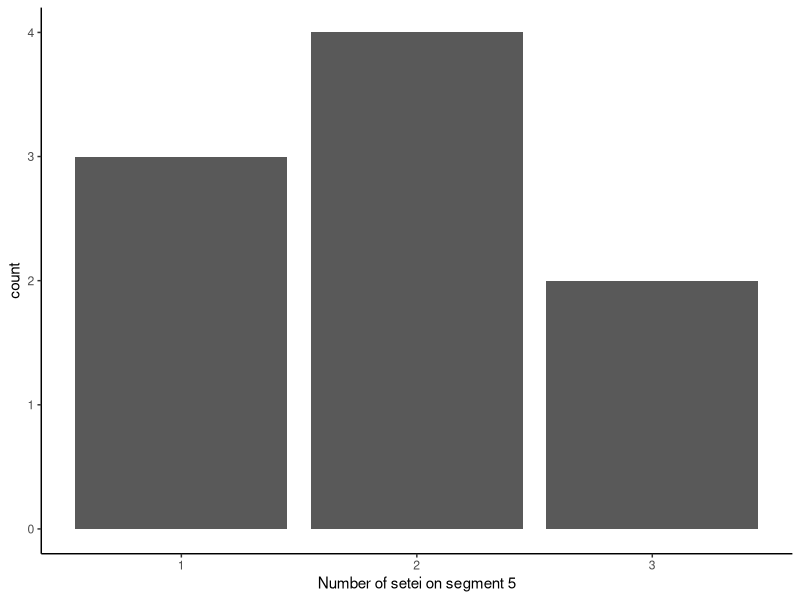
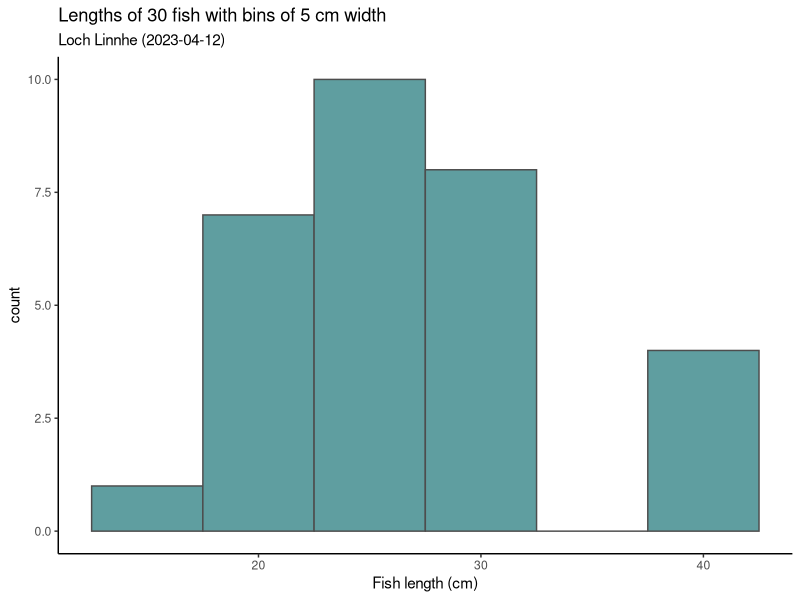

The R source for these figures, in order:
# H2 Data Science
# UG308490
# L01a - dataViz 

library(tidyverse); theme_set(theme_classic())

worm_df <- tibble(worm_id=1:9,
                  n_setei=c(2,1,1,3,2,3,1,2,2))
p <- ggplot(worm_df, aes(n_setei)) + 
  geom_bar() + 
  labs(x="Number of setei on segment 5")
ggsave("figs/L01a_bar.png", p, width=4, height=3, dpi=300, units="in")




fish_df <- tibble(fish_id=1:30,
                  length=c(rnorm(20, 25, 4), runif(10, 20, 45)))
p <- ggplot(fish_df, aes(length)) + 
  geom_histogram(binwidth=5, colour="grey30", fill="cadetblue") + 
  labs(x="Fish length (cm)", title="Lengths of 30 fish with bins of 5 cm width", 
       subtitle="Loch Linnhe (2023-04-12)")
ggsave("figs/L01a_hist.png", p, width=4, height=3, dpi=300, units="in")

